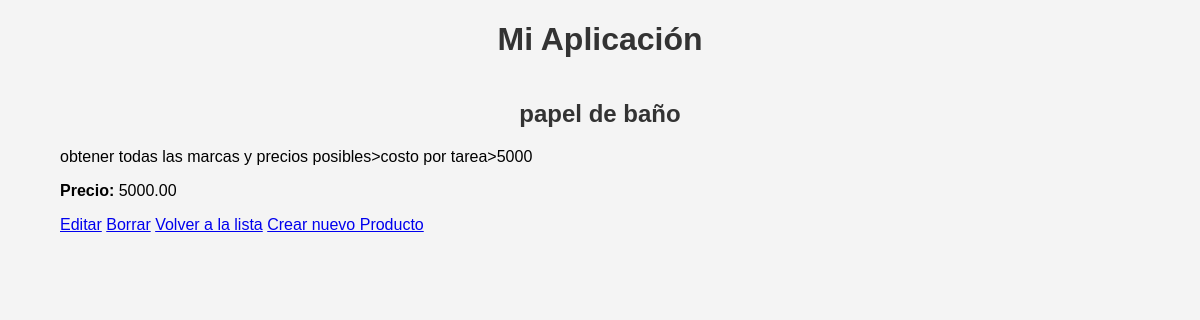
The page /producto/1/ on the database its author committed.
### cruDapp/models.py (models this page shows, shortened)
class Producto(models.Model):
    nombre = models.CharField(max_length=100)
    descripcion = models.TextField()
    precio = models.DecimalField(max_digits=10, decimal_places=2)

### cruDapp/views.py (the view)
# urls.py: path('producto/<int:pk>/', views.detalle_producto, name='detalle_producto'),
def detalle_producto(request, pk):
    producto = get_object_or_404(Producto, pk=pk)
    return render(request, 'cruDapp/detalle_producto.html', {'producto': producto})

### cruDapp/templates/cruDapp/detalle_producto.html (shortened to what this page needs)
{% extends 'cruDapp/base.html' %}
{% block content %}
<div class="form-container">
    <h2>{{ producto.nombre }}</h2>
    <p>{{ producto.descripcion }}</p>
    <p><strong>Precio:</strong> {{ producto.precio }}</p>
    <a href="{% url 'editar_producto' producto.pk %}" class="btn">Editar</a>
    <a href="{% url 'borrar_producto' producto.pk %}" class="btn">Borrar</a>
    <a href="{% url 'lista_productos' %}" class="btn">Volver a la lista</a>
    <a href="{% url 'crear_producto' %}" class="btn">Crear nuevo Producto</a>
</div>
{% endblock %}

### cruDapp/templates/cruDapp/static/css/styles.css (style rules this page uses)
body { font-family: Arial, sans-serif; margin: 0; padding: 0; background-color: #f4f4f4; }
h1, h2 { text-align: center; color: #333; }

### rows shown on the page
Producto: nombre "papel de baño", descripcion "obtener todas las marcas y precios posibles>costo por tarea>5000", precio "5000.00"
